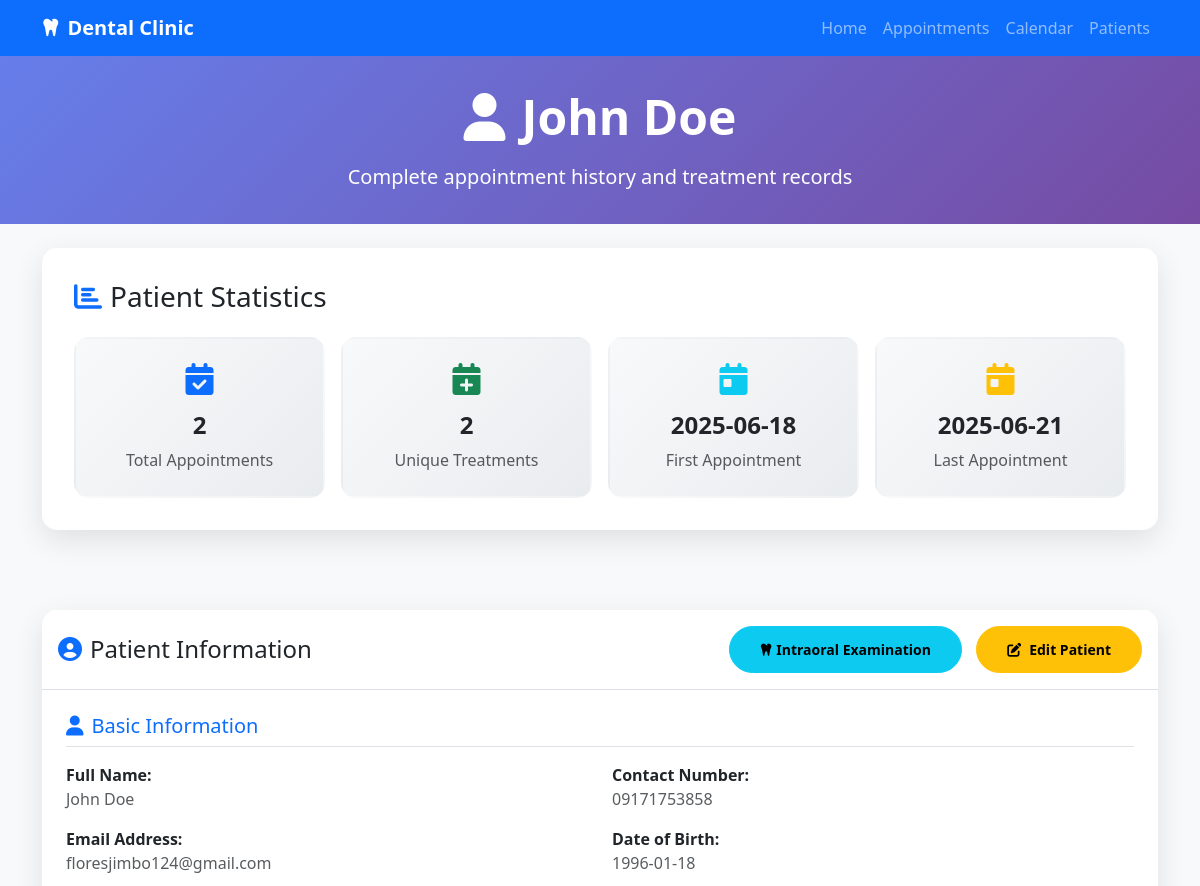
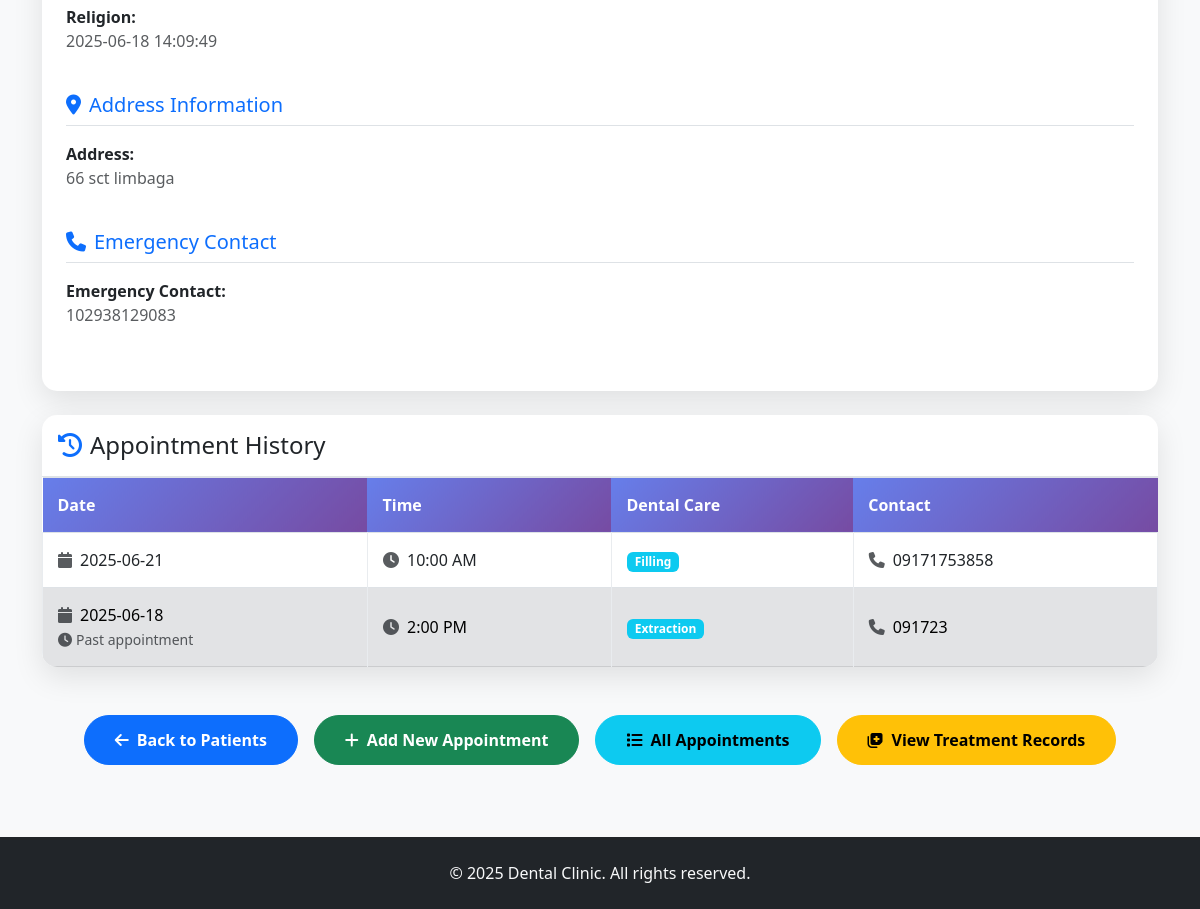
The page /patient/John Doe on the database its author committed (2 pictures, top to bottom).
### tables this page shows
CREATE TABLE Patients (
            ID INTEGER PRIMARY KEY AUTOINCREMENT,
            Name TEXT NOT NULL UNIQUE,
            Contact TEXT NOT NULL,
            Email TEXT,
            DateOfBirth TEXT,
            Address TEXT,
            EmergencyContact TEXT,
            MedicalHistory TEXT,
            CreatedDate TEXT DEFAULT CURRENT_TIMESTAMP
        , Religion TEXT, HomeAddress TEXT, Occupation TEXT, DentalInsurance TEXT, EffectiveDate TEXT, ParentGuardianName TEXT, ParentGuardianOccupation TEXT, ReferralSource TEXT, ConsultationReason TEXT, DentalHistory TEXT, PreviousDentist TEXT, LastDentalVisit TEXT, Sex TEXT, Nickname TEXT, Age TEXT, Nationality TEXT, GoodHealth TEXT, MedicalTreatment TEXT, TreatmentCondition TEXT, SeriousIllness TEXT, SurgicalOperation TEXT, Hospitalized TEXT, HospitalizationDetails TEXT, PrescriptionMedication TEXT, NonPrescriptionMedication TEXT, TobaccoUse TEXT, AlcoholDrugUse TEXT, AllergicLocalAnesthetic TEXT, AllergicPenicillin TEXT, AllergicAntibiotics TEXT, AllergicSulfaDrugs TEXT, AllergicAspirin TEXT, AllergicLatex TEXT, AllergicOthers TEXT, BleedingTime TEXT, Pregnant TEXT, Nursing TEXT, BirthPills TEXT, BloodType TEXT, BloodPressure TEXT, IntraoralChartData TEXT);

CREATE TABLE "Appointments" (
                    ID INTEGER PRIMARY KEY AUTOINCREMENT,
                    PatientName TEXT NOT NULL,
                    Contact TEXT NOT NULL,
                    Date TEXT NOT NULL,
                    Time TEXT NOT NULL,
                    DentalCare TEXT NOT NULL
                );

### app.py (the view)
@app.route('/patient/<patient_name>')
def patient_history(patient_name):
    conn = sqlite3.connect(DB_FILE)
    cursor = conn.cursor()
    cursor.execute("SELECT * FROM Patients WHERE Name = ?", (patient_name,))
    patient = cursor.fetchone()
    if not patient:
        conn.close()
        return redirect('/patients')
    cursor.execute("""
        SELECT * FROM Appointments
        WHERE PatientName = ?
        ORDER BY Date DESC, Time DESC
    """, (patient_name,))
    appointments = cursor.fetchall()
    if appointments:
        cursor.execute("""
            SELECT COUNT(*) as total_appointments,
                   MIN(Date) as first_appointment,
                   MAX(Date) as last_appointment,
                   COUNT(DISTINCT DentalCare) as unique_treatments
            FROM Appointments
            WHERE PatientName = ?
        """, (patient_name,))
        stats = cursor.fetchone()
        cursor.execute("""
            SELECT DentalCare, COUNT(*) as treatment_count
            FROM Appointments
            WHERE PatientName = ?
            GROUP BY DentalCare
            ORDER BY treatment_count DESC
        """, (patient_name,))
        treatments = cursor.fetchall()
    else:
        stats = (0, None, None, 0)
        treatments = []
    conn.close()
    current_datetime = datetime.now().strftime('%Y-%m-%d %H:%M')
    return render_template('patient_history.html',
                         patient=patient,
                         patient_name=patient_name,
                         appointments=appointments,
                         stats=stats,
                         treatments=treatments,
                         current_datetime=current_datetime)

### app.py (called while the page is built)
@app.template_filter('ampm')
def ampm_filter(value):
    try:
        t = datetime.strptime(value, "%H:%M")
        return t.strftime("%I:%M %p").lstrip('0')
    except Exception:
        return value  # fallback if parsing fails

### templates/patient_history.html (shortened to what this page needs)
<!DOCTYPE html>
<html lang="en">
<head>
    <link href="https://cdn.jsdelivr.net/npm/bootstrap@5.3.0/dist/css/bootstrap.min.css" rel="stylesheet">
    <link href="https://cdnjs.cloudflare.com/ajax/libs/font-awesome/6.4.0/css/all.min.css" rel="stylesheet">
</head>
<body class="bg-light">
    <nav class="navbar navbar-expand-lg navbar-dark bg-primary">
        <div class="container">
            <a class="navbar-brand fw-bold" href="/">
                <i class="fas fa-tooth me-2"></i>Dental Clinic
            </a>
            <div class="collapse navbar-collapse" id="navbarNav">
                <ul class="navbar-nav ms-auto">
                    <li class="nav-item">
                        <a class="nav-link" href="/">Home</a>
                    </li>
                    <li class="nav-item">
                        <a class="nav-link" href="/appointments">Appointments</a>
                    </li>
                    <li class="nav-item">
                        <a class="nav-link" href="/calendar">Calendar</a>
                    </li>
                    <li class="nav-item">
                        <a class="nav-link" href="/patients">Patients</a>
                    </li>
                </ul>
            </div>
        </div>
    </nav>
    <section class="page-header">
        <div class="container text-center">
            <h1 class="display-5 fw-bold mb-3">
                <i class="fas fa-user me-3"></i>{{ patient_name }}
            </h1>
            <p class="lead mb-0">Complete appointment history and treatment records</p>
        </div>
    </section>
    <section class="py-4">
        <div class="container">
            <div class="stats-container">
                <h3 class="mb-4">
                    <i class="fas fa-chart-bar me-2 text-primary"></i>Patient Statistics
                </h3>
                <div class="row g-3">
                    <div class="col-md-3">
                        <div class="stats-card">
                            <i class="fas fa-calendar-check fa-2x text-primary mb-3"></i>
                            <h4 class="fw-bold">{{ stats[0] }}</h4>
                            <p class="text-muted mb-0">Total Appointments</p>
                        </div>
                    </div>
                    <div class="col-md-3">
                        <div class="stats-card">
                            <i class="fas fa-calendar-plus fa-2x text-success mb-3"></i>
                            <h4 class="fw-bold">{{ stats[3] }}</h4>
                            <p class="text-muted mb-0">Unique Treatments</p>
                        </div>
                    </div>
                    <div class="col-md-3">
                        <div class="stats-card">
                            <i class="fas fa-calendar-day fa-2x text-info mb-3"></i>
                            <h4 class="fw-bold">{{ stats[1] or 'N/A' }}</h4>
                            <p class="text-muted mb-0">First Appointment</p>
                        </div>
                    </div>
                    <div class="col-md-3">
                        <div class="stats-card">
                            <i class="fas fa-calendar-day fa-2x text-warning mb-3"></i>
                            <h4 class="fw-bold">{{ stats[2] or 'N/A' }}</h4>
                            <p class="text-muted mb-0">Last Appointment</p>
                        </div>
                    </div>
                </div>
            </div>
        </div>
    </section>
    <section class="py-4">
        <div class="container">
            <div class="history-container mb-4">
                <h4 class="p-3 mb-0 border-bottom d-flex justify-content-between align-items-center">
                    <span>
                        <i class="fas fa-user-circle me-2 text-primary"></i>Patient Information
                    </span>
                    <div>
                        <a href="{{ url_for('intraoral_exam', patient_name=patient[1]) }}" class="btn btn-info btn-custom btn-sm me-2">
                            <i class="fas fa-tooth me-1"></i>Intraoral Examination
                        </a>
                    <button type="button" class="btn btn-warning btn-custom btn-sm" data-bs-toggle="modal" data-bs-target="#editPatientModal">
                        <i class="fas fa-edit me-2"></i>Edit Patient
                    </button>
                    </div>
                </h4>
                <div class="p-4">
                    <div class="row mb-4">
                        <div class="col-12">
                            <h5 class="text-primary border-bottom pb-2 mb-3">
                                <i class="fas fa-user me-2"></i>Basic Information
                            </h5>
                        </div>
                        <div class="col-md-6 mb-3">
                            <strong>Full Name:</strong><br>
                            <span class="text-muted">{{ patient[1] }}</span>
                        </div>
                        <div class="col-md-6 mb-3">
                            <strong>Contact Number:</strong><br>
                            <span class="text-muted">{{ patient[2] }}</span>
                        </div>
                        {% if patient[3] %}
                        <div class="col-md-6 mb-3">
                            <strong>Email Address:</strong><br>
                            <span class="text-muted">{{ patient[3] }}</span>
                        </div>
                        {% endif %}
                        {% if patient[4] %}
                        <div class="col-md-6 mb-3">
                            <strong>Date of Birth:</strong><br>
                            <span class="text-muted">{{ patient[4] }}</span>
                        </div>
                        {% endif %}
                        {% if patient[8] %}
                        <div class="col-md-6 mb-3">
                            <strong>Religion:</strong><br>
                            <span class="text-muted">{{ patient[8] }}</span>
                        </div>
                        {% endif %}
                    </div>
                    {% if patient[5] or patient[9] %}
                    <div class="row mb-4">
                        <div class="col-12">
                            <h5 class="text-primary border-bottom pb-2 mb-3">
                                <i class="fas fa-map-marker-alt me-2"></i>Address Information
                            </h5>
                        </div>
                        {% if patient[5] %}
                        <div class="col-12 mb-3">
                            <strong>Address:</strong><br>
                            <span class="text-muted">{{ patient[5] }}</span>
                        </div>
                        {% endif %}
                    </div>
                    {% endif %}
                    {% if patient[6] %}
                    <div class="row mb-4">
                        <div class="col-12">
                            <h5 class="text-primary border-bottom pb-2 mb-3">
                                <i class="fas fa-phone me-2"></i>Emergency Contact
                            </h5>
                        </div>
                        <div class="col-md-6 mb-3">
                            <strong>Emergency Contact:</strong><br>
                            <span class="text-muted">{{ patient[6] }}</span>
                        </div>
                    </div>
                    {% endif %}
                </div>
            </div>
            <div class="history-container">
                <h4 class="p-3 mb-0 border-bottom">
                    <i class="fas fa-history me-2 text-primary"></i>Appointment History
                </h4>
                {% if appointments %}
                <div class="table-responsive">
                    <table class="table table-hover table-bordered align-middle mb-0">
                        <thead>
                            <tr>
                                <th>Date</th>
                                <th>Time</th>
                                <th>Dental Care</th>
                                <th>Contact</th>
                            </tr>
                        </thead>
                        <tbody>
                            {% for appointment in appointments %}
                            {% set appointment_datetime = appointment[3] + ' ' + appointment[4] %}
                            {% set is_past_appointment = appointment_datetime < current_datetime %}
                            <tr class="{% if is_past_appointment %}table-secondary{% endif %}">
                                <td>
                                    <i class="fas fa-calendar me-2 text-muted"></i>{{ appointment[3] }}
                                    {% if is_past_appointment %}
                                    <br><small class="text-muted"><i class="fas fa-clock me-1"></i>Past appointment</small>
                                    {% endif %}
                                </td>
                                <td>
                                    <i class="fas fa-clock me-2 text-muted"></i>{{ appointment[4]|ampm }}
                                </td>
                                <td>
                                    <span class="badge bg-info">{{ appointment[5] }}</span>
                                </td>
                                <td>
                                    <i class="fas fa-phone me-2 text-muted"></i>{{ appointment[2] }}
                                </td>
                            </tr>
                            {% endfor %}
                        </tbody>
                    </table>
                </div>
                {% endif %}
            </div>
        </div>
    </section>
    <section class="py-4">
        <div class="container">
            <div class="d-flex flex-row gap-3 justify-content-center flex-wrap">
                <a href="/patients" class="btn btn-primary btn-custom text-nowrap">
                    <i class="fas fa-arrow-left me-2"></i>Back to Patients
                </a>
                <button type="button" class="btn btn-success btn-custom text-nowrap" data-bs-toggle="modal" data-bs-target="#addAppointmentModal">
                    <i class="fas fa-plus me-2"></i>Add New Appointment
                </button>
                <a href="/appointments" class="btn btn-info btn-custom text-nowrap">
                    <i class="fas fa-list me-2"></i>All Appointments
                </a>
                <a href="/patient/{{ patient[1]|urlencode }}/treatment-records" class="btn btn-warning btn-custom text-nowrap">
                    <i class="fas fa-notes-medical me-2"></i>View Treatment Records
                </a>
            </div>
        </div>
    </section>
    <footer class="bg-dark text-light py-4 mt-5">
        <div class="container text-center">
            <p class="mb-0">&copy; 2025 Dental Clinic. All rights reserved.</p>
        </div>
    </footer>
</body>
</html>

### templates/patient_history.html (style rules this page uses)
.history-container { background: white; border-radius: 15px; box-shadow: 0 10px 30px rgba(0,0,0,0.1); overflow: hidden; }
.stats-container { background: white; border-radius: 15px; box-shadow: 0 10px 30px rgba(0,0,0,0.1); padding: 2rem; margin-bottom: 2rem; }
.table th { background: linear-gradient(135deg, #667eea 0%, #764ba2 100%); color: white; border: none; font-weight: 600; padding: 15px; }
.table td { padding: 15px; vertical-align: middle; border-color: #e9ecef; }
.btn-custom { border-radius: 25px; padding: 12px 30px; font-weight: 600; transition: all 0.3s ease; }
.page-header { background: linear-gradient(135deg, #667eea 0%, #764ba2 100%); color: white; padding: 2rem 0; }
.stats-card { background: linear-gradient(135deg, #f8f9fa 0%, #e9ecef 100%); border-radius: 15px; padding: 1.5rem; text-align: center; transition: transform 0.3s ease; border: 2px solid transparent; }

### rows shown on the page
Patients: Name "John Doe", Contact "09171753858", Email "floresjimbo124@gmail.com", DateOfBirth "1996-01-18", CreatedDate "2025-06-18 14:09:49", Address "66 sct limbaga", EmergencyContact "102938129083"
Appointments: Date "2025-06-21", Time "10:00 AM", DentalCare "Filling", Contact "09171753858"
Appointments: Date "2025-06-18", shows "Past appointment", Time "2:00 PM", DentalCare "Extraction", Contact "091723"

### other values the page prints
{{ patient_name }} "John Doe"
{{ stats[0] }} "2"
{{ stats[3] }} "2"
{{ stats[1] or 'N/A' }} "2025-06-18"
{{ stats[2] or 'N/A' }} "2025-06-21"
